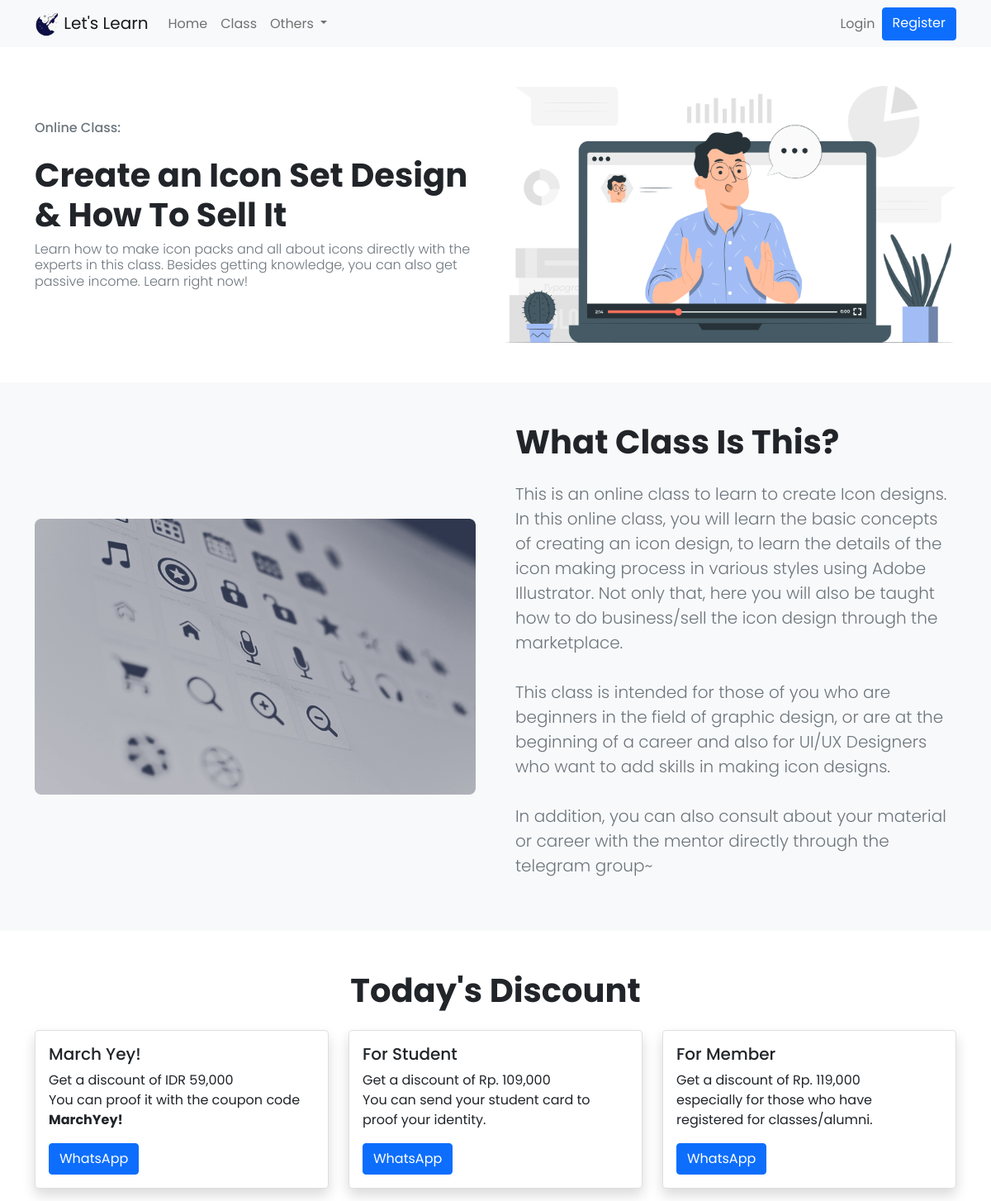
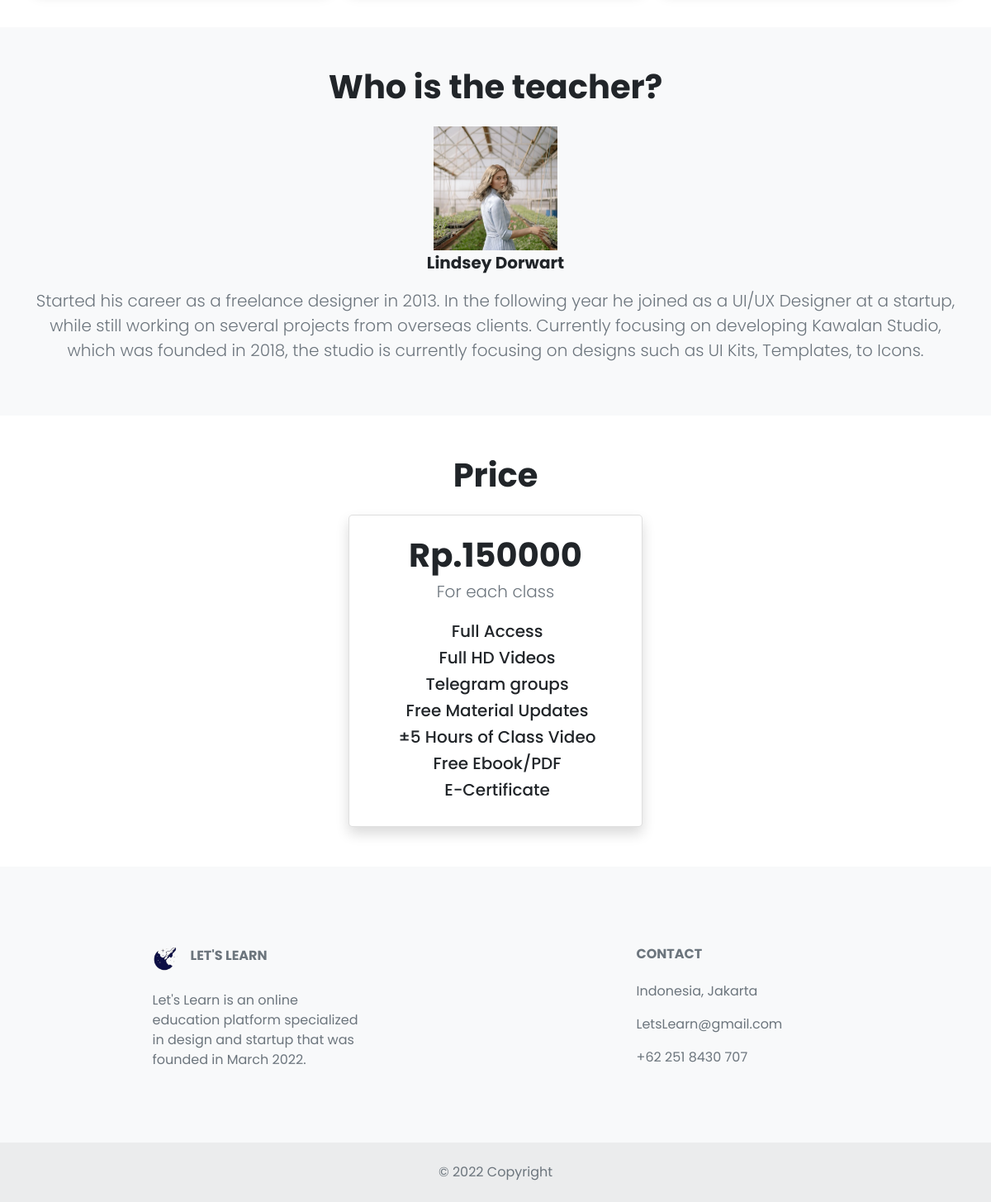
Screenshot of /front/index.php?page=kelas_konten&id=13 with the database file from the repository (2 pictures, top to bottom).
### tables this page shows
CREATE TABLE `kelas` (
  `id_kelas` int(11) NOT NULL,
  `nama_kelas` varchar(100) NOT NULL,
  `id_guru` int(11) NOT NULL,
  `id_kategori` int(11) NOT NULL,
  `deskripsi` text NOT NULL,
  `tentang` text NOT NULL,
  `harga` varchar(50) NOT NULL,
  `thumbnail` varchar(255) NOT NULL
);

CREATE TABLE `guru` (
  `id_guru` int(11) NOT NULL,
  `nama_guru` varchar(100) NOT NULL,
  `bio_guru` text NOT NULL,
  `pasphoto` varchar(255) NOT NULL
);

### front/kelas_konten.php (the view)
<?php
if(isset($_GET['id'])){
    $id = $_GET['id'];
    $query = mysqli_query($koneksi, "SELECT * FROM kelas JOIN guru ON guru.id_guru = kelas.id_guru where id_kelas = '$id'");
    $data = mysqli_fetch_array($query);
    if(mysqli_num_rows($query)==1){
?>
<div class="container py-5">
    <div class="row align-items-center">
        <div class="col-md-6 text-md-start text-start py-6">
            <h6 class="mb-4 fs-9 text-secondary">Online Class:</h6>
            <h1 class="mb-6 fw-bold"><?=$data['nama_kelas']?></h1>
            <h6 class="mb-4 fs-9 fw-light text-secondary"><?=$data['deskripsi']?></h6>
        </div>
        <div class="col-md-6 text-end"><img class="pt-7 pt-md-0 img-fluid" src="../aset/img/kelas_img.png" alt="" />
        </div>
    </div>
</div>
<div class="container-xxl py-5 bg-light">
    <div class="container">
        <div class="row g-5 align-items-center">
            <div class="col-md-6 text-end"><img class="pt-7 pt-md-0 img-fluid"
                    src="../aset/img/kelas/<?=$data['thumbnail']?>" />
            </div>
            <div class="col-lg-6">
                <h1 class="mb-4 fs-9 fw-bold">What Class Is This?</h1>
                <p class="mb-6 lead text-secondary"><?php echo nl2br(htmlspecialchars($data['tentang']));?></p>
            </div>
        </div>
    </div>
</div>
<div class="container py-5">
    <h1 class="fs-9 fw-bold mb-4 text-center">Today's Discount</h1>
    <div class="row row-cols-1 row-cols-md-3 g-4" id="promo">
        <div class="col">
            <div class="card shadow">
                <div class="card-body">
                    <h5 class="card-title">March Yey!</h5>
                    <p class="card-text">Get a discount of IDR 59,000 <br class="d-none d-xl-block" /> You can proof it
                        with the coupon code
                        <strong>MarchYey!</strong> </p>
                    <a href="#" class="btn btn-primary">WhatsApp</a>
                </div>
            </div>
        </div>
        <div class="col">
            <div class="card shadow">
                <div class="card-body">
                    <h5 class="card-title">For Student</h5>
                    <p class="card-text">Get a discount of Rp. 109,000 <br class="d-none d-xl-block" /> You can send
                        your student card to proof your identity.</p>
                    <a href="#" class="btn btn-primary">WhatsApp</a>
                </div>
            </div>
        </div>
        <div class="col">
            <div class="card shadow">
                <div class="card-body">
                    <h5 class="card-title">For Member</h5>
                    <p class="card-text">Get a discount of Rp. 119,000 <br class="d-none d-xl-block" />especially for
                        those who have registered for
                        classes/alumni.</p>
                    <a href="#" class="btn btn-primary">WhatsApp</a>
                </div>
            </div>
        </div>
    </div>
</div>
<div class="container-xxl py-5 bg-light">
    <div class="container">
                <h1 class="mb-4 fs-9 fw-bold text-center">Who is the teacher?</h1>
                <img class="pt-7 pt-md-0 mx-auto d-block" src="../aset/img/guru/<?=$data['pasphoto']?>" height="150" alt="" />
                <p class="mb-6 lead fw-bold text-center"><?=$data['nama_guru']?></p>
                <p class="mb-6 lead text-secondary text-center"><?php echo nl2br(htmlspecialchars($data['bio_guru']));?></p>
    </div>
</div>
<div class="container py-5">
    <h1 class="fs-9 fw-bold mb-4 text-center">Price</h1>
    <div class="row justify-content-center">
        <div class="col-4">
            <div class="card shadow">
                <div class="card-body p-4">
                    <h1 class="card-title text-center fw-bold">Rp.<?=$data['harga']?></h1>
                    <h5 class="mb-4 text-center fw-light text-secondary">For each class</h5>
                    <h5 class="text-center"><i class="las la-check-circle mr-1"></i>Full Access</h5>
                    <h5 class="text-center"><i class="las la-check-circle mr-1"></i>Full HD Videos</h5>
                    <h5 class="text-center"><i class="las la-check-circle mr-1"></i>Telegram groups</h5>
                    <h5 class="text-center"><i class="las la-check-circle mr-1"></i>Free Material Updates</h5>
                    <h5 class="text-center"><i class="las la-check-circle mr-1"></i>±5 Hours of Class Video</h5>
                    <h5 class="text-center"><i class="las la-check-circle mr-1"></i>Free Ebook/PDF</h5>
                    <h5 class="text-center"><i class="las la-check-circle mr-1"></i>E-Certificate</h5>
                </div>
            </div>
        </div>
    </div>
</div>
<?php
}}
?>

### aset/css/style.css (style rules this page uses)
:root { --main-color:#5463ff; --color-dark:#2537ff; --text-grey: #8390A2; }
* { padding: 0; margin: 0; box-sizing: border-box; list-style-type: none; text-decoration: none; font-family: 'Poppins', sans-serif; }
.card { background: #fff; border-radius: 5px; }
.card-header, .card-body { padding: 1rem; }

### rows the page displays
kelas: nama_kelas "Create an Icon Set Design & How To Sell It", deskripsi "Learn how to make icon packs and all about icons directly with the experts in this class. Besides getting knowledge, you can also get passive income. Learn right now!", thumbnail (picture), tentang "This is an online class to learn to create Icon designs. In this online class, you will learn the basic concepts of creating an icon design, to learn the details of the icon making process in various styles using Adobe Illustrator. Not only that, here you will also be taught how to do business/sell the icon design through the marketplace. This class is intended for those of you who are beginners in the field of graphic design, or are at the beginning of a career and also for UI/UX Designers who want to add skills in making icon designs. In addition, you can also consult about your material or career with the mentor directly through the telegram group~", id_guru.pasphoto (picture), id_guru.nama_guru "Lindsey Dorwart", id_guru.bio_guru "Started his career as a freelance designer in 2013. In the following year he joined as a UI/UX Designer at a startup, while still working on several projects from overseas clients. Currently focusing on developing Kawalan Studio, which was founded in 2018, the studio is currently focusing on designs such as UI Kits, Templates, to Icons.", harga "150000"
